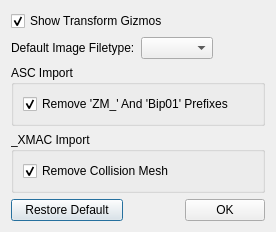
<?xml version="1.0" encoding="UTF-8"?>
<ui version="4.0">
 <class>PreferencesDialog</class>
 <widget class="QDialog" name="PreferencesDialog">
  <property name="geometry">
   <rect>
    <x>0</x>
    <y>0</y>
    <width>276</width>
    <height>206</height>
   </rect>
  </property>
  <property name="windowTitle">
   <string>Preferences</string>
  </property>
  <layout class="QVBoxLayout" name="verticalLayout_2">
   <item>
    <widget class="QCheckBox" name="cbGizmos">
     <property name="text">
      <string>Show Transform Gizmos</string>
     </property>
     <property name="checked">
      <bool>true</bool>
     </property>
    </widget>
   </item>
   <item>
    <layout class="QHBoxLayout" name="hl2">
     <item>
      <widget class="QLabel" name="lbImgExt">
       <property name="text">
        <string>Default Image Filetype:</string>
       </property>
      </widget>
     </item>
     <item>
      <widget class="QComboBox" name="cobImgExt"/>
     </item>
     <item>
      <spacer name="horizontalSpacer">
       <property name="orientation">
        <enum>Qt::Horizontal</enum>
       </property>
       <property name="sizeHint" stdset="0">
        <size>
         <width>40</width>
         <height>20</height>
        </size>
       </property>
      </spacer>
     </item>
    </layout>
   </item>
   <item>
    <widget class="QGroupBox" name="gbAscImport">
     <property name="title">
      <string>ASC Import</string>
     </property>
     <layout class="QVBoxLayout" name="verticalLayout_3">
      <item>
       <widget class="QCheckBox" name="cbAscPrefixes">
        <property name="text">
         <string>Remove 'ZM_' And 'Bip01' Prefixes</string>
        </property>
        <property name="checked">
         <bool>true</bool>
        </property>
       </widget>
      </item>
     </layout>
    </widget>
   </item>
   <item>
    <widget class="QGroupBox" name="gbXmacImport">
     <property name="title">
      <string>_XMAC Import</string>
     </property>
     <layout class="QVBoxLayout" name="verticalLayout">
      <item>
       <widget class="QCheckBox" name="cbXmacCollisionMesh">
        <property name="text">
         <string>Remove Collision Mesh</string>
        </property>
        <property name="checked">
         <bool>true</bool>
        </property>
       </widget>
      </item>
     </layout>
    </widget>
   </item>
   <item>
    <layout class="QHBoxLayout" name="hl1">
     <item>
      <widget class="QPushButton" name="pbRestoreDefaults">
       <property name="text">
        <string>   Restore Default   </string>
       </property>
      </widget>
     </item>
     <item>
      <spacer name="hs1">
       <property name="orientation">
        <enum>Qt::Horizontal</enum>
       </property>
       <property name="sizeHint" stdset="0">
        <size>
         <width>40</width>
         <height>20</height>
        </size>
       </property>
      </spacer>
     </item>
     <item>
      <widget class="QPushButton" name="pbOk">
       <property name="text">
        <string>OK</string>
       </property>
      </widget>
     </item>
    </layout>
   </item>
  </layout>
 </widget>
 <resources/>
 <connections/>
</ui>
